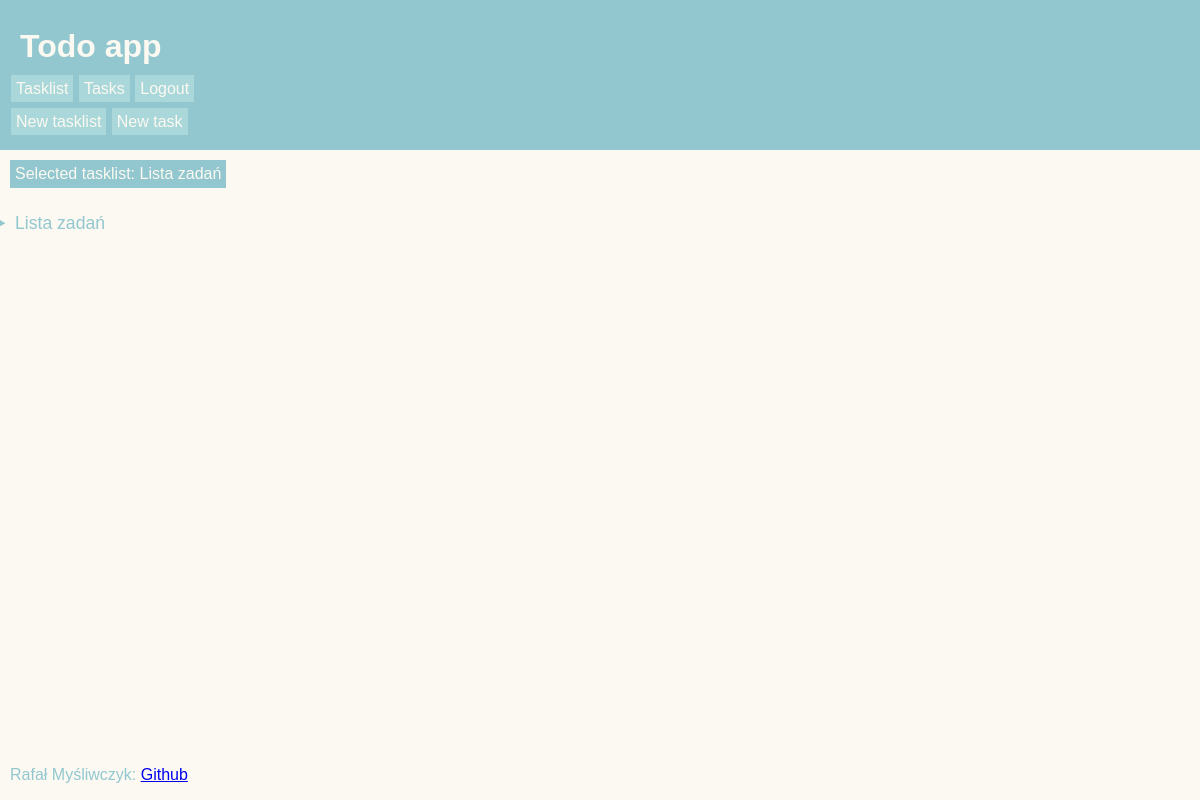
/todo_app/tasklists (signed in), run on an earlier commit of the app's database.
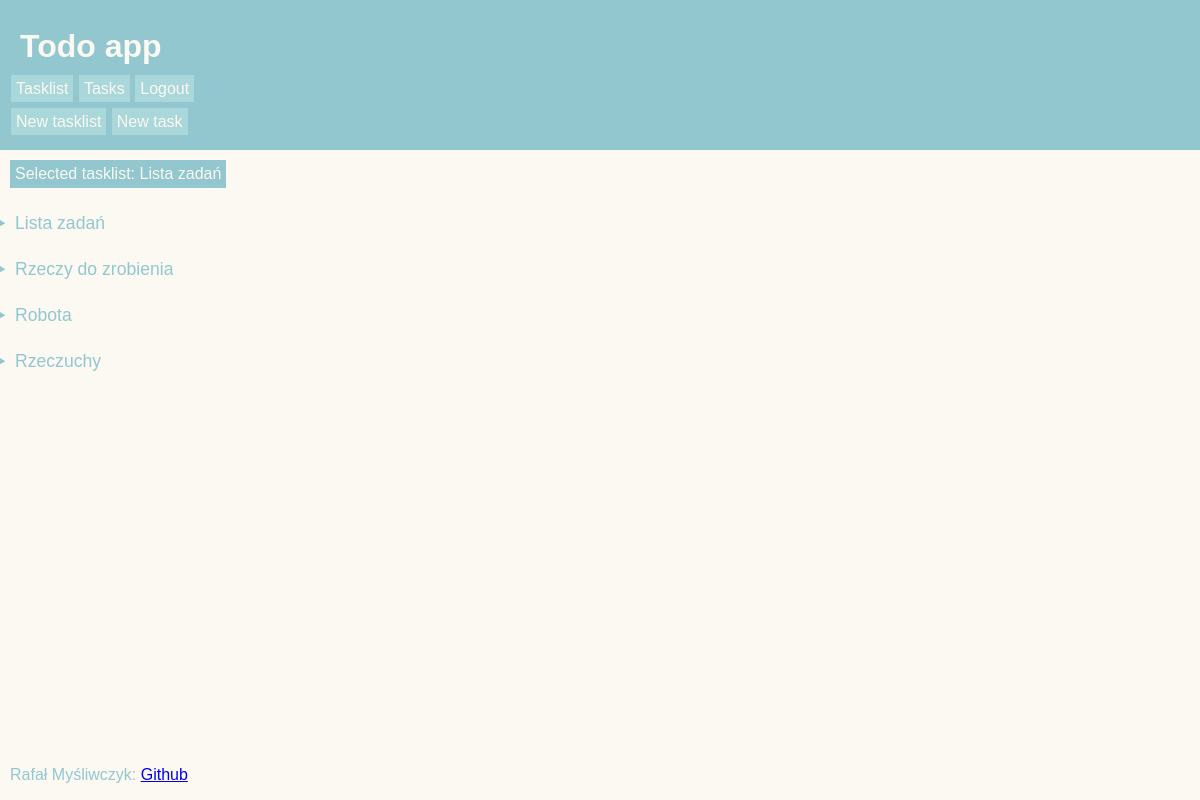
And on a later commit of the database.
### todo_app/models.py (models this page shows, shortened)
class TaskList(models.Model):
	name = models.CharField(max_length=64)
	date = models.DateField(auto_now=True)
	user = models.ForeignKey(User, on_delete=models.DO_NOTHING, related_name="tasklist")

### todo_app/views.py (the view)
# urls.py: path("tasklists", views.tasklists, name="tasklists"),
@login_required
def tasklists(request):
	if "selected_tasklist_id" not in request.session:
		request.session["selected_tasklist_id"] = None
	if request.method == "POST":
		request.session["selected_tasklist_id"] = request.POST["selected_tasklist_id"]
		return redirect(reverse("todo_app:tasks"))
	this_user = request.user
	tasklists = TaskList.objects.filter(user=this_user.id)
	return render(request, "todo_app/tasklists.html", {"tasklists":tasklists, "selected_tasklist":get_selected_tasklist(request)})

### todo_app/views.py (called while the page is built)
def get_selected_tasklist(request):
	if "selected_tasklist_id" not in request.session or request.session["selected_tasklist_id"] == None:
		return None
	else:
		return TaskList.objects.get(id=request.session["selected_tasklist_id"])

### todo_app/templates/todo_app/tasklists.html (shortened to what this page needs)
{% extends "todo_app/layout.html" %}
{% block page-content %}
<ul class="tasks-and-tasklists">
{% for tasklist in tasklists %}
	<li>
	<form action="{% url 'todo_app:tasklists' %}" id="tasklists_form" method="POST">
		<input type="submit" value="{{ tasklist.name }}">
	</form>
	</li>
{% endfor %}
</ul>
{% endblock %}

### todo_app/templates/todo_app/layout.html (shortened to what this page needs)
{% load static %}
<!DOCTYPE html>
<html lang="en">
<head>
	<link rel="stylesheet" href="{% static 'todo_app/styles.css' %}">
</head>
<body>
<div class="grid-container">
        <div class="navbar">
                <h1 id="app_title_navbar">Todo app</h1>
                <ul class="navbar-buttons">
			<li><a href="{% url 'todo_app:tasklists' %}">Tasklist</a></li>
			<li><a href="{% url 'todo_app:tasks' %}">Tasks</a></li>
			<li><a href="{% url 'todo_app:logout' %}">Logout</a></li>
		</ul>
		<ul class="navbar-buttons">
			<li><a href="{% url 'todo_app:tasklists_new' %}">New tasklist</a></li>
			<li><a href="{% url 'todo_app:tasks_new' %}">New task</a></li>
                </ul>
        </div>
        <div class="page-content">
		<div class="selected-tasklist-info">
			{% if selected_tasklist %}
				Selected tasklist: {{selected_tasklist.name}}
			{% else %}
				No selected tasklist. Please select or create one.
			{% endif %}
		</div>
		{% block page-content %}
		{% endblock %}
		<div class="footer">
			<p>Rafał Myśliwczyk: <a href="https://github.com/rmysliwczyk">Github</a></p>
		</div>
        </div>
</body>
</html>

### todo_app/static/todo_app/styles.css (style rules this page uses)
body { margin: 0px; font-family: sans-serif; background-color: #FBF9F1; }
.grid-container { display: grid; grid-template-columns: auto; grid-template-rows: 150px auto; min-height: 100vh; }
#app_title_navbar { margin-top: 18px; margin-bottom: 5px; color: #FBF9F1; margin-left: 10px; }
.navbar { padding: 10px; background: #92C7CF; }
.page-content { padding: 10px; }
ul { margin: 0px; padding: 0px; }
li { list-style-type: none; }
ul.navbar-buttons { margin-top: 15px; }
.navbar-buttons li { display: inline-block; margin-left: 1px; }
.navbar-buttons a { padding: 5px; background-color: #AAD7D9; color: #FBF9F1; text-decoration: none; }
.selected-tasklist-info { width: fit-content; background-color: #92C7CF; color: #FBF9F1; padding: 5px; }
ul.tasks-and-tasklists { color: #92C7CF; }
.tasks-and-tasklists li { list-style-type: disclosure-closed; margin-top: 20px; margin-left: 5px; font-size: 1.1em; }
.tasks-and-tasklists input[type=submit] { background: none; padding: 0px; border: none; color: #92C7CF; text-decoration: none; cursor: pointer; font-size: 1em; font-family: inherit; }
input[type=submit] { margin-top: 5px; padding: 5px; color: #FBF9F1; font-size: 1.2em; background-color: #AAD7D9; border-style: none; }
.footer { color: #92C7CF; position: absolute; bottom: 0px; }

What changed in the data, as far as the page shows it:
added TaskList: name "Rzeczy do zrobienia"
added TaskList: name "Robota"
added TaskList: name "Rzeczuchy"
